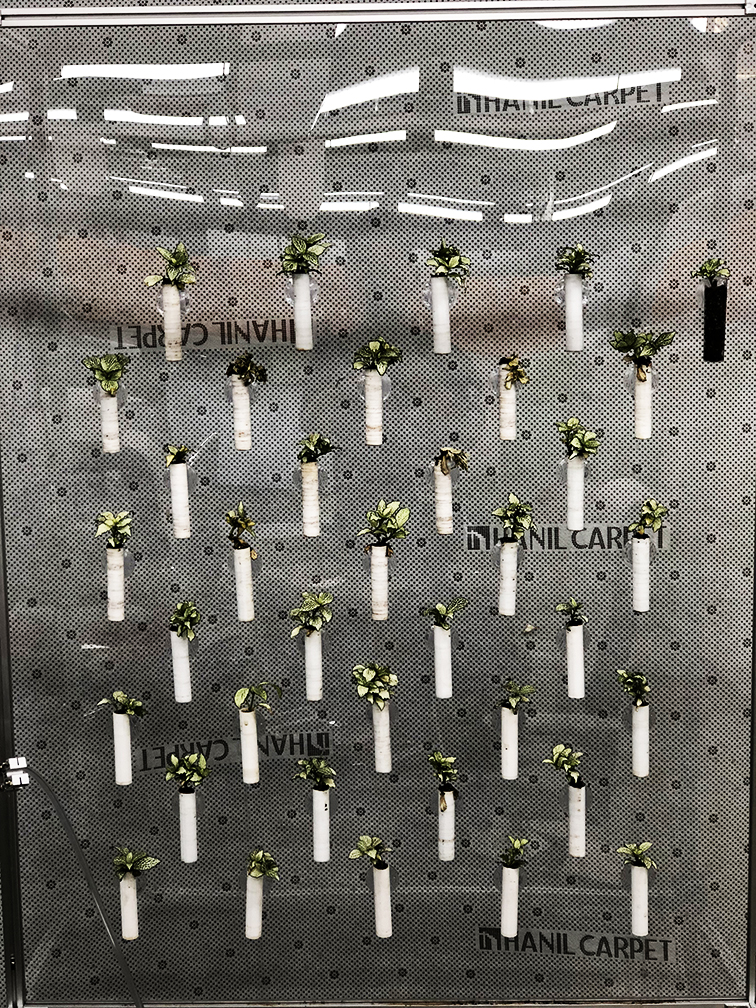
#> input picture 004_LocationDetectionOutput_v009_plantposition/testimg/test-7.jpg, 756 x 1008 px
$ python main.py   (older library calls are emulated)
#> lines starting #> are read from the running program, lines starting #| are printed output that depends on the picture; after the words box and inside, x2 and y2 are one past the last pixel; in counts of white or black regions, pixels touching at a corner belong together
### 004_LocationDetectionOutput_v009_plantposition/modules.py
# import the necessary packages
from imutils import contours
from skimage import measure
from blend_modes import blend_modes
import numpy as np
import imutils
import cv2
import sys
from PIL import Image


class Modules():
	def __init__(self):
		pass

	def load_img(self, filename):
		""" Load the image with filename """
#> called with filename = './testimg/test-7.jpg'
		image = cv2.imread(filename)
#> image is the input picture: shape (1008, 756, 3); mean B, G, R 107.6, 113.7, 116

		return image

	# [30 lines left out: functions add_contrast, cvt_BGRA2BGR, dividing, not called in this run]

	def blurring(self, image, radius):
		""" Convert image to grayscale, and blur it """
		gray = cv2.cvtColor(image, cv2.COLOR_BGR2GRAY)
		blurred = cv2.GaussianBlur(gray, (radius, radius), 0)

		# cv2.imshow("Blur", blurred)
		# cv2.waitKey(1)

		return blurred


	def threshold(self, blurred, l_range, h_range):
		""" Threshold the image to reveal light regions in the blurred image """
		thresh = cv2.threshold(blurred, l_range, h_range, cv2.THRESH_BINARY)[1]

		# perform a series of erosions and dilations to remove
		# any small blobs of noise from the thresholded image
		thresh = cv2.erode(thresh, None, iterations=2)
		thresh = cv2.dilate(thresh, None, iterations=4)

		# cv2.imshow("Thr", thresh)
		# cv2.waitKey(1)

		return thresh


	def masking(self, thresh):
		""" Perform a connected component analysis on the thresholded image,
			then initialize a mask to store only the "large" components
		"""
		labels = measure.label(thresh, neighbors=8, background=0)
		mask = np.zeros(thresh.shape, dtype="uint8")

		# loop over the unique components
		for label in np.unique(labels):
			# if this is the background label, ignore it
			if label == 0:
				continue

			# otherwise, construct the label mask and count the
			# number of pixels
			labelMask = np.zeros(thresh.shape, dtype="uint8")
			labelMask[labels == label] = 255
			numPixels = cv2.countNonZero(labelMask)

			# if the number of pixels in the component is sufficiently
			# large, then add it to our mask of "large blobs"
			if numPixels > 300:
				mask = cv2.add(mask, labelMask)

		# cv2.imshow("Mask", mask)
		# cv2.waitKey(1)

		return mask


	def preProcessing(self, image, radius, l_range, h_range, type):
		""" Wrapping function for preprocessing process with setting low and high ranges for a mask image """

		# # add Contrast to image
		# for i in range(itr):
		# 	image = self.add_contrast(image, b, c)

		if type == "h":
			divided = self.dividing(image)
		else:
			divided = image

		# [7 lines of commented-out code are left out]

		blurred = self.blurring(divided, radius)
		thres = self.threshold(blurred, l_range, h_range)
		mask = self.masking(thres)
#> in masking, `labels = measure.label(thresh, neighbors=8, background=0)`:
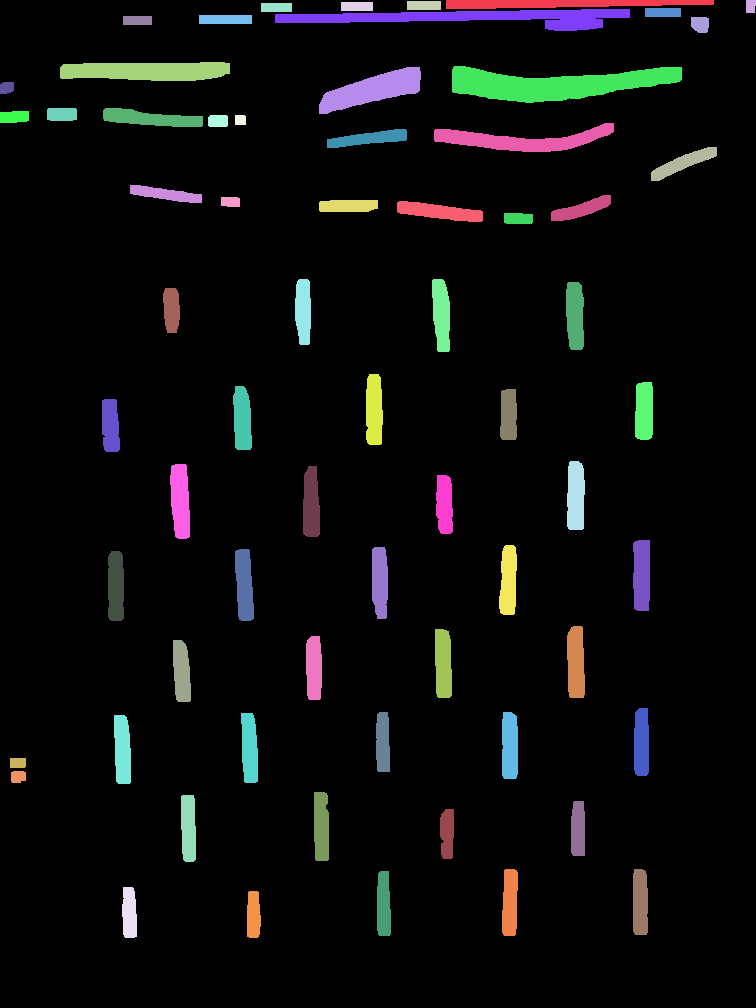
#> labels: shape (1008, 756) int64; 67 distinct labels, from 0 to 66; one colour per label, 0 black
#> the loop in masking, `for label in np.unique(labels):` made 67 passes
#> numPixels on passes 2 to 9: 1879, 123, 306, 288, 279, 324, 3872, 477
#> after the loop in masking, `for label in np.unique(labels):`:
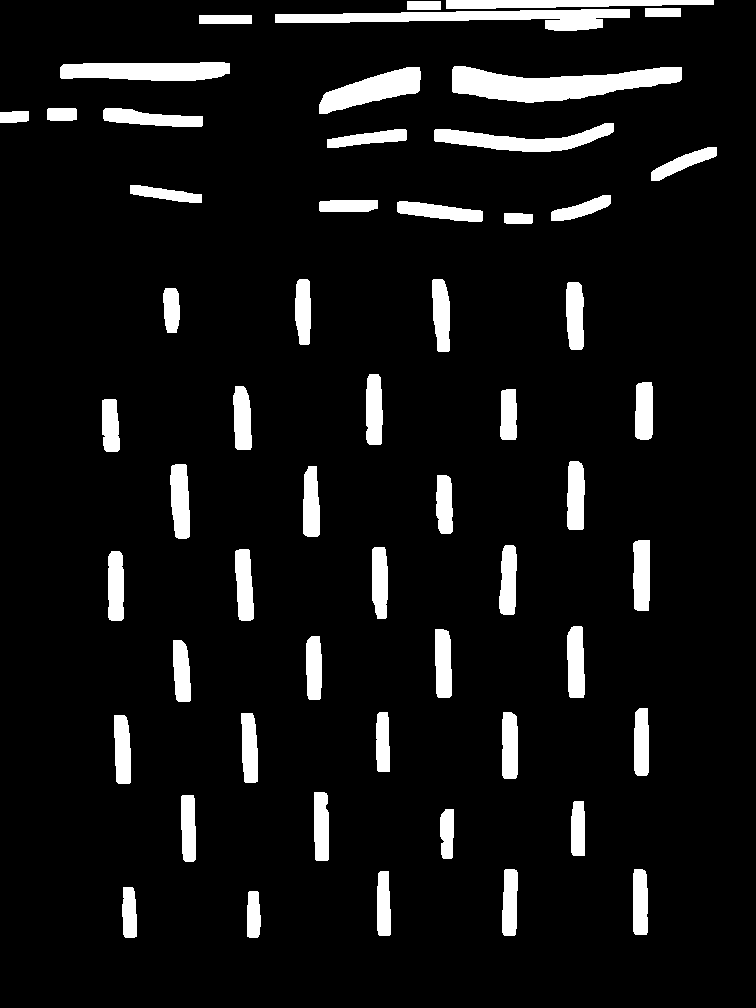
#> mask: shape (1008, 756); 8% white; 55 white regions

		return mask


	def find_contour(self, mask, image, type="v", boundary=100):
		""" Find the contours in the mask, then sort them from left to right """
#> called with type = 'v', boundary = 100
		cnts = cv2.findContours(mask.copy(), cv2.RETR_EXTERNAL,
			cv2.CHAIN_APPROX_SIMPLE)
#> cnts = 55 contours; largest, box (x1, y1, x2, y2) and area: (452, 66, 682, 103) 4816, (275, 9, 630, 31) 3479, (60, 62, 230, 81) 2572, (319, 67, 421, 114) 2306, (434, 123, 614, 152) 2204
		cnts = cnts[0] if imutils.is_cv2() else cnts[1]

		cnts = contours.sort_contours(cnts)[0]

		lc_list = []
		num = 1

		for (_, c) in enumerate(cnts):
			# draw the bright spot on the image
			(x, y, w, h) = cv2.boundingRect(c)

			# filter other things
			y_ratio = h / w
			x_ratio = w / h

			if type == "v":
				if y_ratio >= 1 and h < boundary:
					cv2.rectangle(image, (x, y), (x + w, y + h), (0, 255, 0), 2)

					cv2.putText(image, "#{}".format(num), (x, y - 15),
					cv2.FONT_HERSHEY_SIMPLEX, 0.45, (0, 255, 0), 2)

					lc_list.append((x, y, w, h))
					num += 1

			if type == "h":
				if not (y_ratio >= 2.2 or x_ratio >= 2.2):
					cv2.rectangle(image, (x, y), (x + w, y + h), (0, 255, 0), 2)

					cv2.putText(image, "#{}".format(num), (x, y - 15),
					cv2.FONT_HERSHEY_SIMPLEX, 0.45, (0, 255, 0), 2)

					lc_list.append((x, y, w, h))
					num += 1
#> this loop made 55 passes
#> (x, y, w, h, y_ratio, x_ratio) on passes 1 to 8: (0, 111, 29, 12, 0.414, 2.42), (47, 108, 30, 13, 0.433, 2.31), (60, 62, 170, 19, 0.112, 8.95), (102, 399, 18, 53, 2.94, 0.34), (103, 108, 100, 19, 0.19, 5.26), (108, 551, 16, 70, 4.38, 0.229), (114, 715, 17, 69, 4.06, 0.246), (122, 887, 15, 51, 3.4, 0.294)
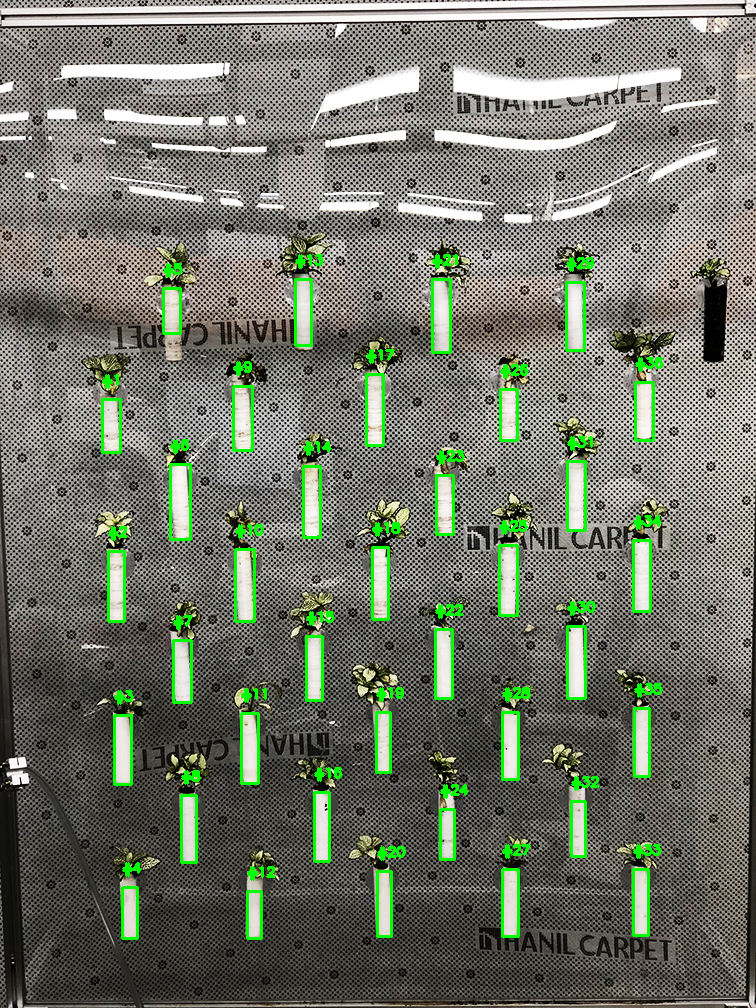
#> image: shape (1008, 756, 3); 3.25% of pixels changed, all inside (x1, y1, x2, y2) = (101, 254, 664, 940)
#> after the loop, lc_list = 36 items, first 6: (102, 399, 18, 53), (108, 551, 16, 70), (114, 715, 17, 69), (122, 887, 15, 51), (163, 288, 17, 45), (170, 464, 20, 75); num = 37

		return lc_list

	def point_ctr(self, location_list, image):
		""" Pointing the center point of bounding boxes """
		ctr_list = []

		for (x, y, w, h) in location_list:
			(cX, cY) = (x + w // 2, y + h // 2)
			# ((cX, cY), radius) = cv2.minEnclosingCircle(c)
			cv2.circle(image, (int(cX), int(cY)), 2, (0, 0, 255), 2)

			ctr_list.append((cX, cY))

		return ctr_list, image

	def save_lcdata(self, ctr_list, ratio, savepath, filename):
		""" Save the cooridnate of the center point of bounding boxes """

		file = open(savepath + "center" + filename[:-4] + '.txt', 'w')

		f_line = "num\tcX(mm)\tcY(mm)\n"
		file.write(f_line)
		num = 0

		for (cX, cY) in ctr_list:
			cX_mm, cY_mm = cX * ratio, cY * ratio
			data = "%d\t%d\t%d\n" % (num + 1, cX_mm, cY_mm)
			file.write(data)
			num += 1

		file.close()

	def save_plantdata(self, image, ratio, location_list, savepath, filename, f_type):
		file = open(savepath + "plant_" + filename[:-4] + '.txt', 'w')

		f_line = "num\tcX(mm)\tcY(mm)\n"
		file.write(f_line)
		num = 0

		for (x, y, w, h) in location_list:
			avgX, topY = x + (w / 2), y - h // 3

			cv2.circle(image, (int(avgX), int(topY)), 2, (47, 173, 255), 2)

			avgX_mm, topY_mm = avgX * ratio, topY * ratio
			data = "%d\t%d\t%d\n" % (num + 1, avgX_mm, topY_mm)
			file.write(data)
			num += 1

		file.close()

		return image


	def extract_data(self, location_list, ratio, image, savepath, filename, f_type):
		""" Wrapping fucntion for finding the center location of bounding boxes
			and save each coordinate data as text file
		"""

		ctr_list, image = self.point_ctr(location_list, image)
		# ctr_mm_list = self.transform_unit(ctr_list, ratio)
		if f_type == "v":
			image = self.save_plantdata(image, ratio, location_list, savepath, filename, f_type)
		self.save_lcdata(ctr_list, ratio, savepath, filename)

		return image

	def im_write(self, image, save_path, filename):
		cv2.imwrite(save_path + filename[:-4] + "_result.png", image)

	def show_img(self, image):
		# show the output image
		cv2.imshow("Image", image)
		cv2.waitKey(0)

### 004_LocationDetectionOutput_v009_plantposition/main.py
from modules import *

# Declare Variables
f_type = "v"
load_path = "./testimg/"
save_path = "./result/"
#filename = "test-3.png"
filename = "test-7.jpg"
radius, l_range, h_range = 11, 205, 255
ratio = 160 / 130

mod = Modules()
# image = mod.load_img(load_path + filename)
image = mod.load_img(load_path + filename)

# Pre Processing
mask = mod.preProcessing(image, radius, l_range, h_range, f_type)

# Find Contours and draw
location_list = mod.find_contour(mask, image, f_type)
#> location_list has the same summary as lc_list in find_contour

# Extract & save the location data
image = mod.extract_data(location_list, ratio, image, save_path, filename, f_type)
#> the loop in point_ctr, `for (x, y, w, h) in location_list:` made 36 passes
#> (x, y, w, h, cX, cY) on passes 1 to 8: (102, 399, 18, 53, 111, 425), (108, 551, 16, 70, 116, 586), (114, 715, 17, 69, 122, 749), (122, 887, 15, 51, 129, 912), (163, 288, 17, 45, 171, 310), (170, 464, 20, 75, 180, 501), (173, 640, 18, 62, 182, 671), (181, 795, 15, 67, 188, 828)
#> after the loop in point_ctr, `for (x, y, w, h) in location_list:`:
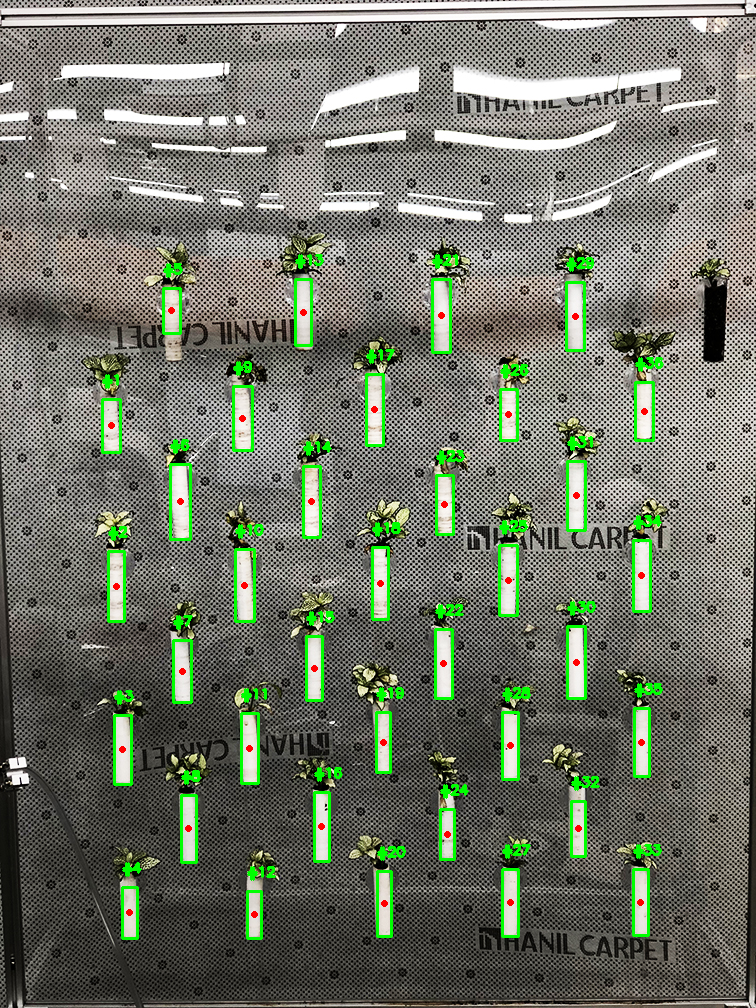
#> image: shape (1008, 756, 3); 0.17% of pixels changed, all inside (x1, y1, x2, y2) = (108, 307, 648, 918)
#> after the loop in point_ctr, `for (x, y, w, h) in location_list:`: ctr_list = 36 pairs, first value 111 to 644, second value 310 to 914
#> the loop in save_plantdata, `for (x, y, w, h) in location_list:` made 36 passes
#> (x, y, w, h, avgX, topY, avgX_mm, topY_mm) on passes 1 to 8: (102, 399, 18, 53, 111, 382, 136.6, 470.2), (108, 551, 16, 70, 116, 528, 142.8, 649.8), (114, 715, 17, 69, 122.5, 692, 150.8, 851.7), (122, 887, 15, 51, 129.5, 870, 159.4, 1070.8), (163, 288, 17, 45, 171.5, 273, 211.1, 336), (170, 464, 20, 75, 180, 439, 221.5, 540.3), (173, 640, 18, 62, 182, 620, 224, 763.1), (181, 795, 15, 67, 188.5, 773, 232, 951.4)
#> after the loop in save_plantdata, `for (x, y, w, h) in location_list:`:
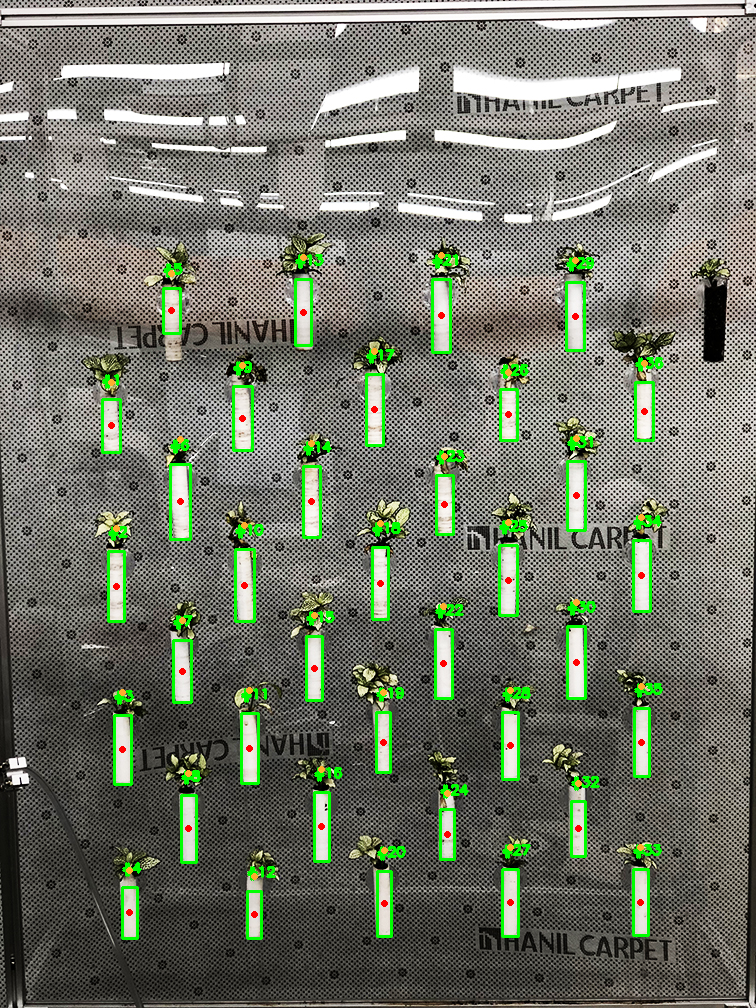
#> image: shape (1008, 756, 3); 0.17% of pixels changed, all inside (x1, y1, x2, y2) = (108, 252, 648, 880)
#> after the loop in save_plantdata, `for (x, y, w, h) in location_list:`: num = 36
#> the loop in save_lcdata, `for (cX, cY) in ctr_list:` made 36 passes
#> (cX, cY) on passes 5 to 12: (171, 310), (180, 501), (182, 671), (188, 828), (242, 418), (244, 585), (249, 748), (254, 914)

# Show image with bounding Box
mod.im_write(image, save_path, filename)
mod.show_img(image)

$ run again, with 004_LocationDetectionOutput_v009_plantposition/testimg/test-3.png saved as 004_LocationDetectionOutput_v009_plantposition/testimg/test-7.jpg
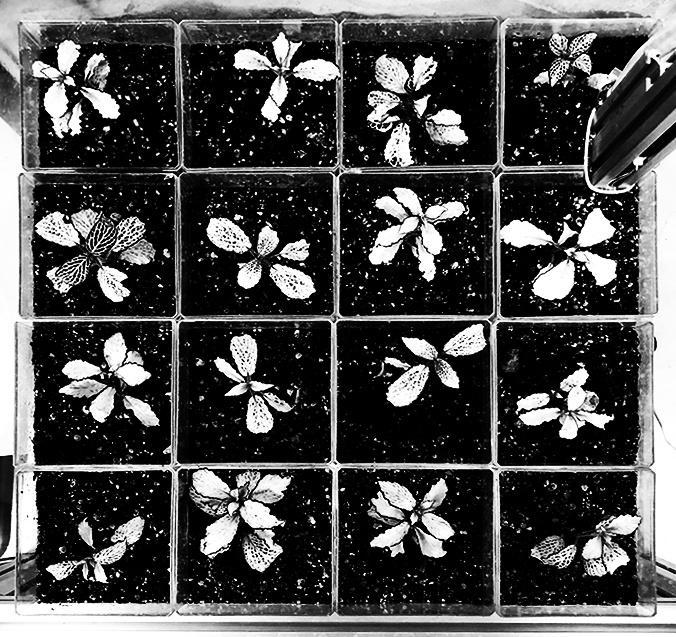
#> input picture 004_LocationDetectionOutput_v009_plantposition/testimg/test-3.png, 676 x 637 px
#> in load_img, image is the input picture: shape (637, 676, 3); min 0, max 255, mean 78
#> labels: shape (637, 676) int64; 81 distinct labels, from 0 to 80
#> the loop in masking, `for label in np.unique(labels):` made 81 passes
#> numPixels on passes 2 to 9: 212, 6754, 660, 118, 99, 232, 346, 872
#> after the loop in masking, `for label in np.unique(labels):`:
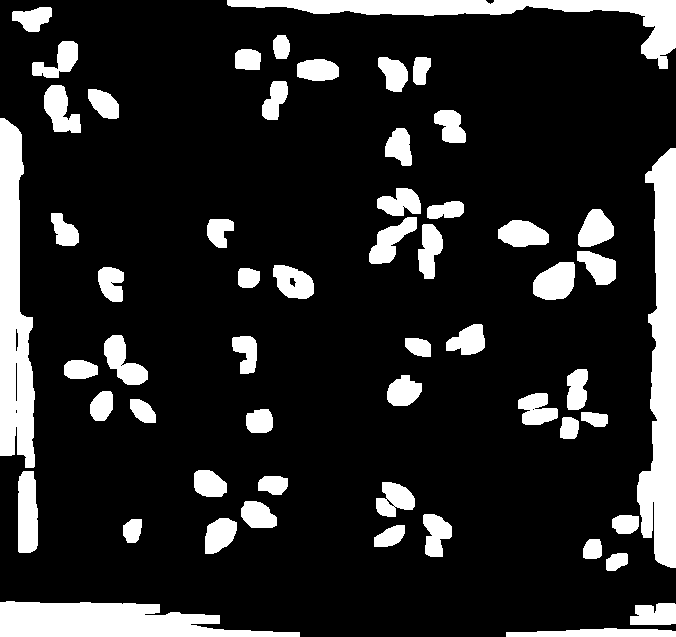
#> mask: shape (637, 676); 16.2% white; 56 white regions
#> cnts = 56 contours; largest, box (x1, y1, x2, y2) and area: (637, 148, 676, 568) 9770, (0, 118, 35, 468) 8152, (0, 601, 300, 637) 6863, (227, 0, 676, 69) 6234, (18, 471, 38, 553) 1410
#> the loop in find_contour, `for (_, c) in enumerate(cnts):` made 56 passes
#> (x, y, w, h, y_ratio, x_ratio) on passes 1 to 8: (0, 601, 300, 36, 0.12, 8.33), (0, 118, 35, 350, 10, 0.1), (12, 7, 40, 25, 0.625, 1.6), (18, 471, 20, 82, 4.1, 0.244), (32, 41, 46, 37, 0.804, 1.24), (44, 85, 37, 48, 1.3, 0.771), (51, 213, 28, 33, 1.18, 0.848), (64, 360, 34, 19, 0.559, 1.79)
#> after the loop in find_contour, `for (_, c) in enumerate(cnts):`: lc_list = 22 items, first 6: (18, 471, 20, 82), (44, 85, 37, 48), (51, 213, 28, 33), (90, 391, 23, 30), (98, 267, 26, 35), (104, 335, 44, 50); num = 23
#> location_list has the same summary as lc_list in find_contour
#> the loop in point_ctr, `for (x, y, w, h) in location_list:` made 22 passes
#> (x, y, w, h, cX, cY) on passes 1 to 8: (18, 471, 20, 82, 28, 512), (44, 85, 37, 48, 62, 109), (51, 213, 28, 33, 65, 229), (90, 391, 23, 30, 101, 406), (98, 267, 26, 35, 111, 284), (104, 335, 44, 50, 126, 360), (123, 519, 19, 24, 132, 531), (205, 518, 32, 36, 221, 536)
#> after the loop in point_ctr, `for (x, y, w, h) in location_list:`: ctr_list = [(28, 512), (62, 109), (65, 229), (101, 406), (111, 284), (126, 360), (132, 531), (221, 536), (220, 233), (244, 355), (275, 100), (281, 47), (393, 74), (398, 147), (422, 71), (430, 251), (437, 535), (450, 126), (569, 428), (577, 389), (596, 228), (592, 549)]
#> the loop in save_plantdata, `for (x, y, w, h) in location_list:` made 22 passes
#> (x, y, w, h, avgX, topY, avgX_mm, topY_mm) on passes 1 to 8: (18, 471, 20, 82, 28, 444, 34.46, 546.5), (44, 85, 37, 48, 62.5, 69, 76.92, 84.92), (51, 213, 28, 33, 65, 202, 80, 248.6), (90, 391, 23, 30, 101.5, 381, 124.9, 468.9), (98, 267, 26, 35, 111, 256, 136.6, 315.1), (104, 335, 44, 50, 126, 319, 155.1, 392.6), (123, 519, 19, 24, 132.5, 511, 163.1, 628.9), (205, 518, 32, 36, 221, 506, 272, 622.8)
#> after the loop in save_plantdata, `for (x, y, w, h) in location_list:`:
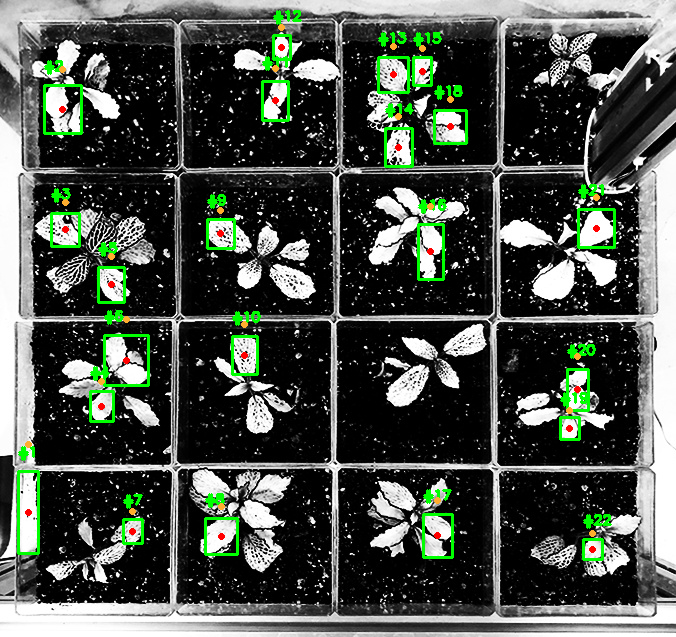
#> image: shape (637, 676, 3); mean B, G, R 75, 82.5, 75.9
#> after the loop in save_plantdata, `for (x, y, w, h) in location_list:`: num = 22
#> the loop in save_lcdata, `for (cX, cY) in ctr_list:` made 22 passes
#> (cX, cY, cX_mm, cY_mm) on passes 1 to 8: (28, 512, 34.46, 630.2), (62, 109, 76.31, 134.2), (65, 229, 80, 281.8), (101, 406, 124.3, 499.7), (111, 284, 136.6, 349.5), (126, 360, 155.1, 443.1), (132, 531, 162.5, 653.5), (221, 536, 272, 659.7)
